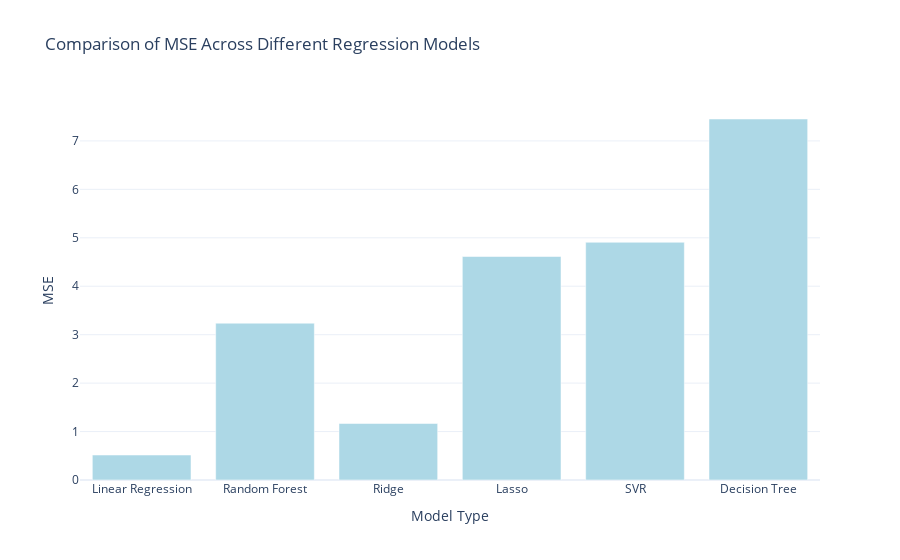

The cell this chart's notebook holds for it:
### Code cell
fig = go.Figure([go.Bar(x=list(mse_scores.keys()), y=list(mse_scores.values()), marker_color='lightblue')])

fig.update_layout(
    title='Comparison of MSE Across Different Regression Models',
    xaxis_title='Model Type',
    yaxis_title='MSE',
    template='plotly_white'  # Change template as needed
)

fig.show()

### Figure 1 — Plotly figure (JSON) as saved in the notebook; plotly's stock layout.template omitted (floating-point values rounded to 4 significant figures)
{"data": [{"marker": {"color": "lightblue"}, "type": "bar", "x": ["Linear Regression", "Random Forest", "Ridge", "Lasso", "SVR", "Decision Tree"], "y": [0.5155, 3.237, 1.168, 4.614, 4.908, 7.452]}], "layout": {"title": {"text": "Comparison of MSE Across Different Regression Models"}, "xaxis": {"title": {"text": "Model Type"}}, "yaxis": {"title": {"text": "MSE"}}}}
